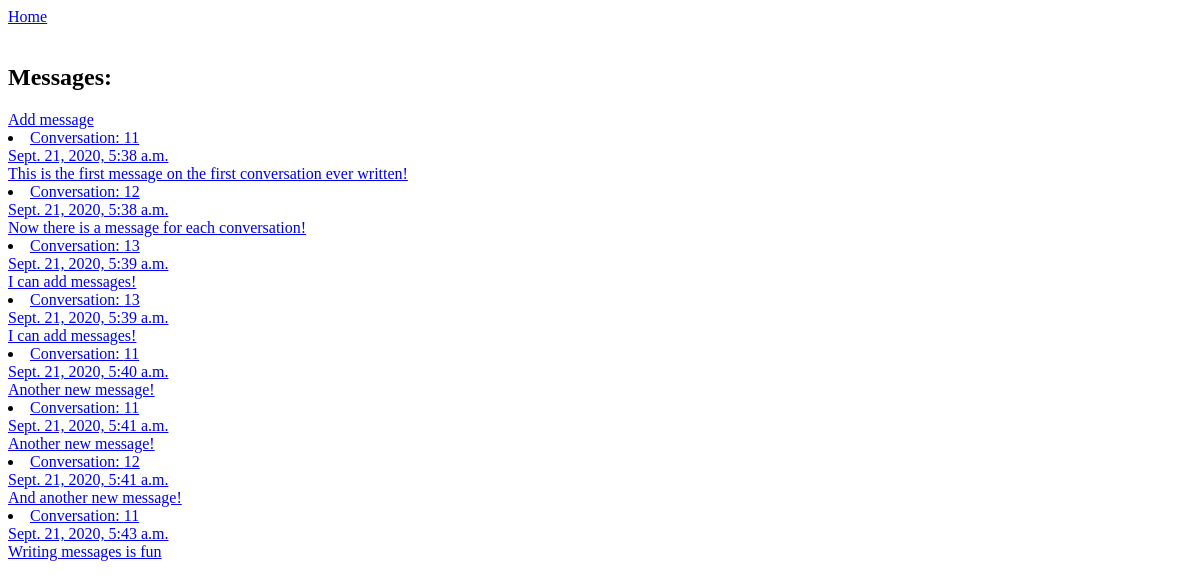
/app/conversation/11, run on an earlier commit of the app's database.
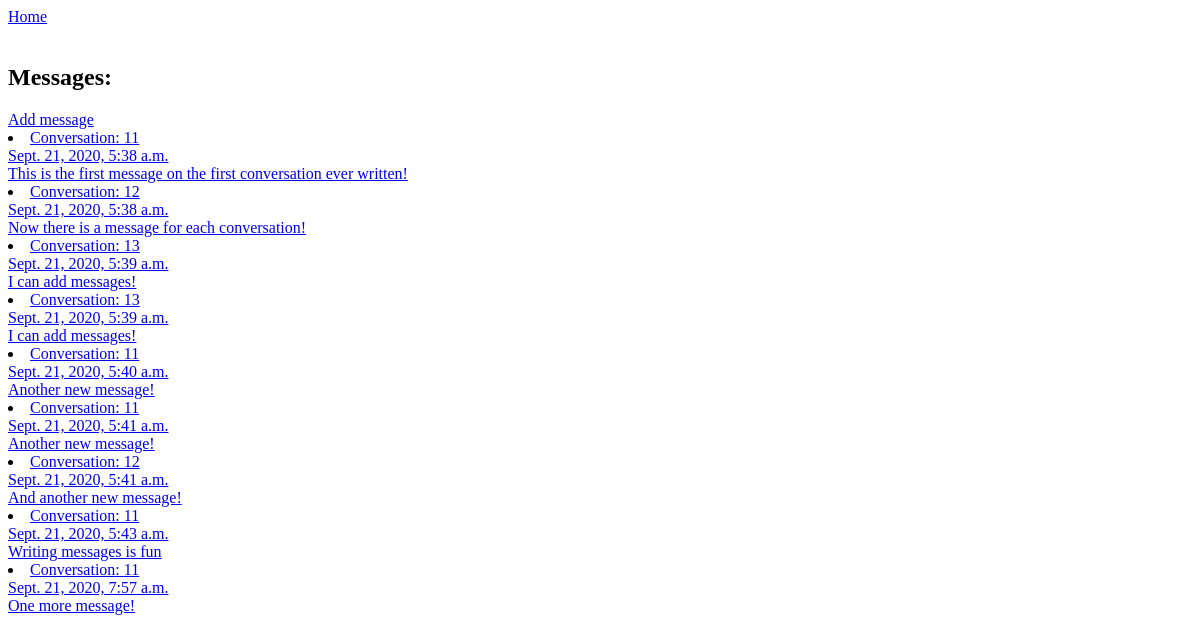
And on a later commit of the database.
### myapp/models.py (models this page shows, shortened)
class Message(models.Model):
    convo = models.ForeignKey(Conversation, on_delete=models.CASCADE, related_name="messages")
    title = models.TextField()
    start_time = models.DateTimeField(auto_now_add=True)

class Conversation(models.Model):
    title = models.TextField()
    start_date = models.DateField(auto_now_add=True)

### myapp/views.py (the view)
# urls.py: path('conversation/<int:conversation_id>', MessView.as_view(), name='conversations_by_id'),
class MessView(ListView):
    model = Message
    template_name = 'message_details.html'

### myapp/templates/message_details.html
<a href="/app">Home</a><br><br>
<h2>Messages:</h2>
<a href="add_message">Add message</a>
{% for mess in object_list %}
    <li><a href="{% url 'messages_by_id' mess.pk %}">Conversation: {{mess.convo.id}}<br>{{ mess.start_time }}<br>{{ mess.title }}</a></li>
{% endfor %}

What changed in the data, as far as the page shows it:
added Message: convo.id "11", start_time "Sept. 21, 2020, 7:57 a.m.", title "One more message!"
